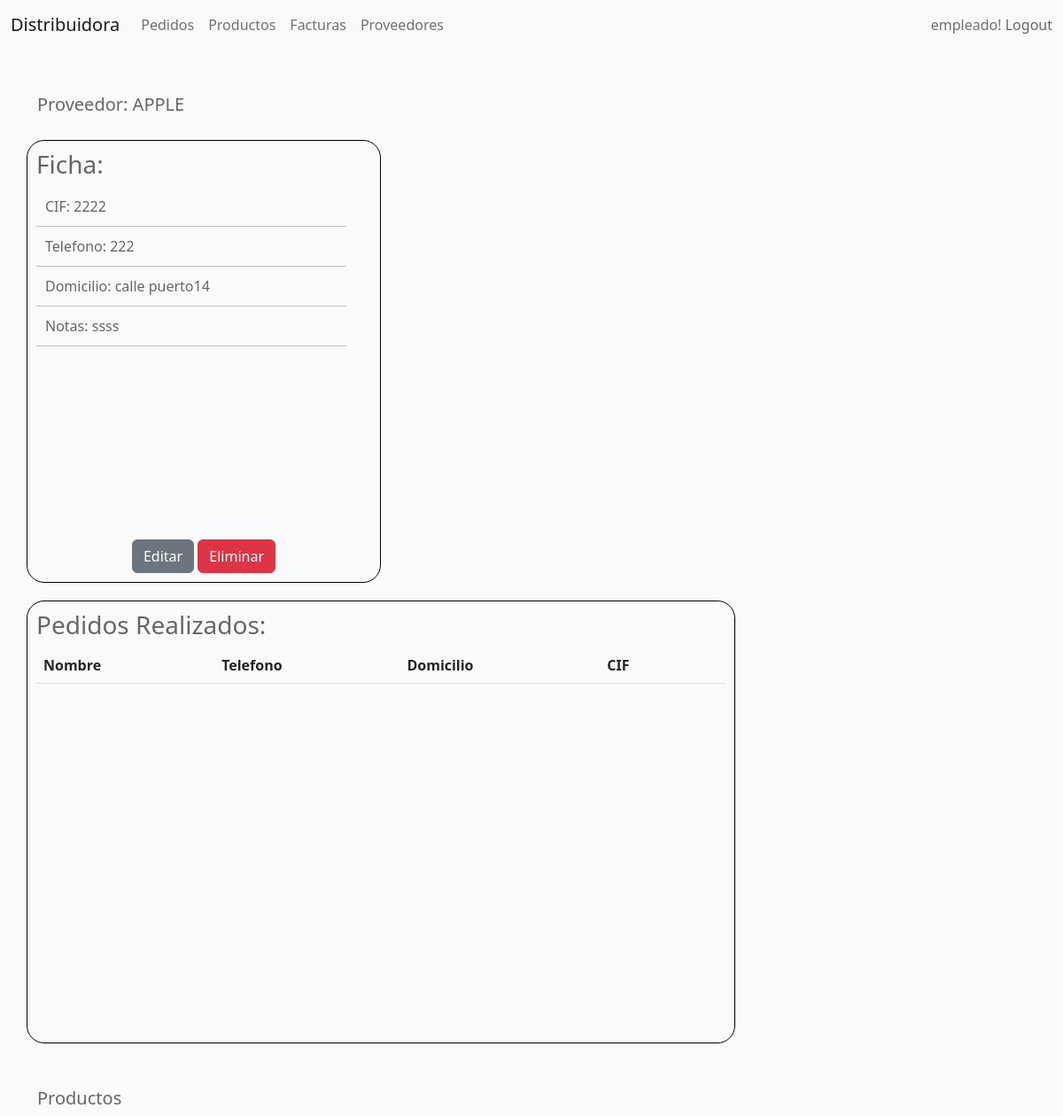
The app's page /proveedores/1 (signed in) with its own data.
### distribuidora_app/models.py (models this page shows, shortened)
class BasicModel(models.Model):
    id=models.AutoField(primary_key= True)
    state = models.BooleanField('Estado', default=True)
    created_date= models.DateField('Fecha de creación',auto_now=False, auto_now_add=True)
    modified_date= models.DateField('Fecha de modificación',auto_now=True, auto_now_add=False)
    deleted_date= models.DateField('Fecha de eliminación',auto_now=True, auto_now_add=False)
    class Meta:
        abstract = True
        verbose_name='Modelo Base'
        verbose_name_plural='Modelos Base'

class ProveedorModel(BasicModel):
    name= models.CharField(verbose_name='Nombre',max_length=100,blank=False,null=False)
    domicilio= models.CharField(verbose_name='Domicilio',max_length=200,blank=False,null=False)
    telefono= models.CharField(verbose_name='Telefono',max_length=15,blank=False,null=False)
    cif= models.CharField(verbose_name='CIF',max_length=20,blank=False,null=False)
    observaciones=models.CharField(verbose_name='Notas',max_length=200,blank=True,null=True,default='---')
    class Meta:
        verbose_name= 'Proveedor'
        verbose_name_plural='Proveedores'

### distribuidora_app/views.py (the view, shortened to what this page needs)
# urls.py: path('proveedores/<int:pk>',ProveedorDetalleView.as_view(),name='proveedor_detalle'),
class ProveedorDetalleView(View):
    def get(self,request,pk,*args,**kwargs):
        HAS_ACCESS:False
        context={}
        proveedor= ProveedorModel.objects.filter(state=True,pk=pk).first()
        usuario=self.request.user
        if usuario.is_authenticated and usuario.is_active:
            if  usuario.is_staff and usuario.has_perm('distribuidora_app.view_proveedormodel'):
                context['HAS_ACCESS']= True
                context['proveedor']= proveedor
                if  usuario.has_perm('distribuidora_app.change_proveedormodel'):
                    form_editable= ProveedorForm(instance=proveedor)
                    context['form']= form_editable
                return render(request,'app/proveedores/proveedor_detalle.html',context)
            else:
                return redirect('no_autorizado')
        else:
            redirect('landing_home')

### distribuidora_app/templates/app/proveedores/proveedor_detalle.html (shortened to what this page needs)
{%extends 'core_template/base_generic.html' %}
{%load static%}
{%block css%}
<link href="{% static 'css/proveedores_detalle.css' %}" rel="stylesheet" type="text/css" >
{%endblock%}
{%block content%}
{% if  HAS_ACCESS %}
    {% if  proveedor %}
<div class="container  ">
    <div class="row">
        <h5>Proveedor: {{proveedor.name|upper}}</h5>
        <div class="col col-lg-4 datos-proveedor position-relative ">
            <h3>Ficha:</h3>
            <div class=" ">
                    <div class="col-3">CIF: {{proveedor.cif}}</div>
                    <div class="col-3">Telefono: {{proveedor.telefono}}</div>
                    <div class="col-3">Domicilio: {{proveedor.domicilio}}</div>
                    <div class="col-3">Notas: {{proveedor.observaciones}}</div>
            </div>
            <div class="botones position-absolute fixed-bottom ">
                {%if form%}
                <button type="button" class="btn btn-secondary" data-bs-toggle="modal" data-bs-target="#exampleModal">
                    Editar  </button>
                {%endif%}
                {% if perms.distribuidora_app.delete_proveedormodel%}
                <a href="{%url 'proveedor_elimina' proveedor.id%}" class='btn btn-danger'>Eliminar</a>
                {%endif%}
            </div>
        </div>
        <div class=" col col-lg-8 datos-pedidos ">
            <h3>Pedidos Realizados:</h3>
            <div class="tabla-pedidos">
                <table class="table table-striped ">
                    <thead>
                        <tr>
                            <th>
                                Nombre
                            </th>
                            <th>
                                Telefono
                            </th>
                            <th>
                                Domicilio
                            </th>
                            <th>
                                CIF
                            </th>
                            <th>
                            </th>
                        </tr>
                    </thead>
                </table>
            </div>
        </div>
    </div>
    <div class="row">
        <div class="col-12">
            <h5>Productos</h5>
        </div>
    </div>
</div>
    {%endif%}
{%endif%}
{%endblock%}

### distribuidora_app/templates/app/nav.html (shortened to what this page needs)
<header>
    <nav class="navbar navbar-expand-lg bg-light">
        <div class="container-fluid">
          <a class="navbar-brand" href="{%url 'home-app'%}">Distribuidora</a>
          <div class="collapse navbar-collapse" id="navbarText">
            <ul class="navbar-nav me-auto mb-2 mb-lg-0">
              {% if perms.distribuidora_app.view_pedidomodel %}
              <li class="nav-item">
                <a class="nav-link {% if request.path == '/pedidos/'  or request.path == '/pedidos_create/'%} active {% endif %}" aria-current="page" href="{%url 'pedidos'%}">Pedidos</a>
              </li>
              {%endif%}
              {% if perms.distribuidora_app.view_productomodel %}
              <li class="nav-item">
                <a class="nav-link {% if request.path == '/productos/' %} active {% endif %} " aria-current="page" href="{%url 'productos'%}">Productos</a>
              </li>
              {%endif%}
              <li class="nav-item">
                <a class="nav-link" href="#">Facturas</a>
              </li>
              {% if request.user.is_staff %}
              {% if perms.distribuidora_app.view_proveedormodel %}
              <li class="nav-item">
                <a class="nav-link {% if request.path == '/proveedores/' %} active {% endif %}" href="{%url 'proveedores'%}">Proveedores</a>
              </li>
              {%endif%}
              {%endif%}
            </ul>
            <span class="navbar-text">
                {{request.user}}!
            </span>
            <span><a class="nav-link" href="{%url 'logout'%}">&nbspLogout</a></span>
          </div>
        </div>
      </nav>
</header>

### distribuidora/static/css/base.css (style rules this page uses)
body { color: #666; background-color:rgba(199, 215, 221, 0.1) ; }

### distribuidora_app/static/css/proveedores_detalle.css (style rules this page uses)
.row h5 { margin-top: 50px; }
.datos-proveedor { border: 1px solid black; width: 400px; height: 500px; margin-top: 20px; margin-right: 50px; padding: 10px; border-radius: 20px; }
.datos-pedidos { border: 1px solid black; width: 800px; height: 500px; margin-top: 20px; margin-right: 50px; padding: 10px; border-radius: 20px; }
.col-3 { border-bottom: 1px solid #6666; padding: 10px; width: 350px; }
.tabla-pedidos { overflow-y: scroll; height: 400; }
.botones { text-align: center; padding: 10px; }

### records on screen
ProveedorModel: name "APPLE", cif "2222", telefono "222", domicilio "calle puerto14", observaciones "ssss"

### other values on screen
{{ request.user }} "empleado"
